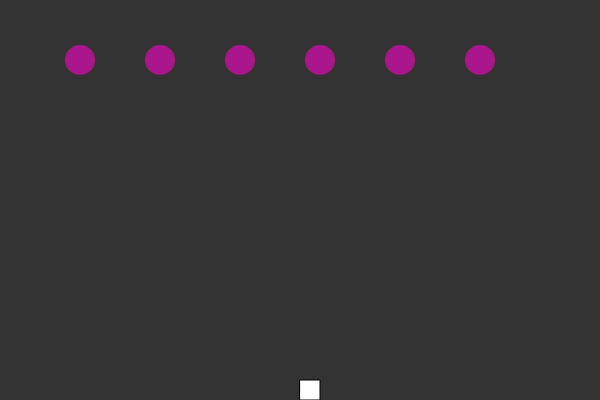
Frame 1 (no input)
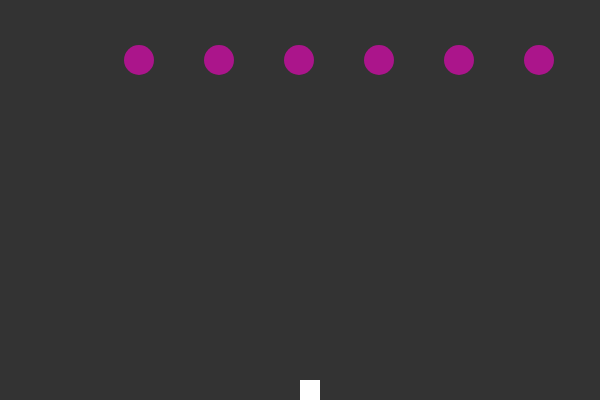
Frame 60 (no input)
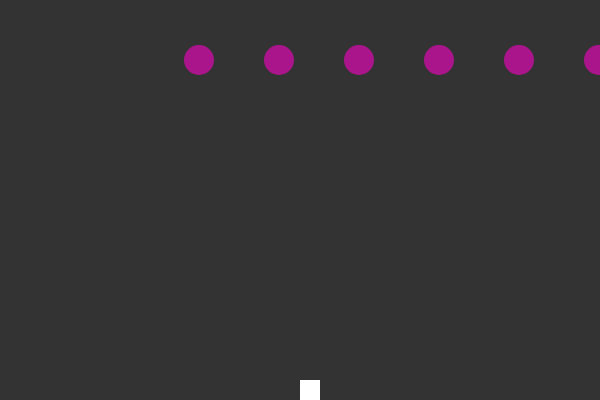
Frame 120 (the mouse pressed at the canvas centre since frame 60)

The p5.js sketch that drew these frames (run headless with seeded random() and noise() and a simulated clock; from frame 60 on, the mouse is pressed at the canvas centre):

// p5.js sketch
// ── sketch.js
var ship;
var flowers = [];
var num_flowers = 6;
var drops = [];

function setup(){
	createCanvas(600, 400);
	ship = new Ship();
	
	for (var i = 0; i < num_flowers; i++){
		flowers[i] = new Flower((i + 1) * 80, 60);
	}
}

function draw(){
	background(51);
	ship.show();
	ship.move();

	for (var i = 0; i < drops.length; i++){
		drops[i].show();
		drops[i].move();

		for (var j = 0; j < flowers.length; j++){
			if (drops[i].hits(flowers[j])){
				flowers[j].grow();
				drops[i].evaporate();
			}
		}
	}

	var edge = false;

	for (var i = 0; i < num_flowers; i++){
		flowers[i].show();
		flowers[i].move();
		if (flowers[i].x > width || flowers[i].x < 0){
			edge = true;
		}
	}


	if (edge){
		for (var i = 0; i < flowers.length; i++){
			flowers[i].shiftDown();
		}
	}

	for (var i = drops.length - 1; i >= 0; i--){
		if (drops[i].toDelete){
			drops.splice(i, 1);
		}
	}
}


function keyReleased(){
	if (key != ' ')
		ship.setDir(0);
}

function keyPressed(){
	if (key === ' '){
		var drop = new Drop(ship.x + 10, height);
		drops.push(drop);
	}

	if (keyCode === RIGHT_ARROW){
		ship.setDir(1);
	}
	else if (keyCode === LEFT_ARROW){
		ship.setDir(-1);
	}
}
// ── drop.js
function Drop(x, y){
	this.x = x;
	this.y = y;
	this.r = 8;
	this.toDelete = false;

	this.show = function(){
		noStroke();
		fill (150, 0, 200);
		ellipse(this.x, this.y, this.r * 2, this.r * 2);
	}

	this.move = function() {
		this.y = this.y - 5;
	}

	this.evaporate = function(){
		this.toDelete = true;
	}

	this.hits = function(flower){
		var d = dist(this.x, this.y, flower.x, flower.y);
		if (d < this.r + flower.r){
			return true;
		}
		return false;
	}
}
// ── flower.js
function Flower(x, y){
	this.x = x;
	this.y = y;
	this.r = 15;

	this.dx = 1;

	this.grow = function(){
		this.r += 2;
	}

	this.move = function(){
		this.x += this.dx;
	}

	this.shiftDown = function(){
		this.dx *= -1;
		this.y += this.r;
	}

	this.show = function(){
		noStroke();
		fill (255, 0, 200, 150);
		ellipse(this.x, this.y, this.r * 2, this.r * 2);
	}
}
// ── ship.js
function Ship(){
	this.x = width/2;
	this.xdir = 0;

	this.show = function(){
		fill(255);
		rect(this.x, height-20, 20, 20);
	}

	this.setDir = function(dir){
		this.xdir = dir;
	}

	this.move = function(dir){
		this.x += this.xdir * 5;
	}
}
